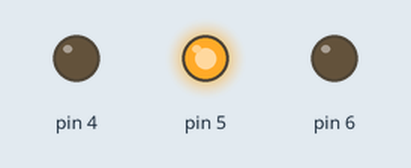
The sketch below on a simulated Arduino Uno, built with avr-gcc and run on an emulated ATmega328P. Shown: output pins drawn as LEDs (lit = HIGH). At 0.0 s the program stops and its outputs stay as they are.

Above: at 0.1 s.
Timing chart, 0 to 1.5 s (numbered marks = the images above):
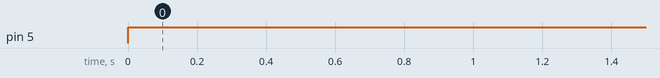

Measured:
- by itself, pin 5: LOW → HIGH at 0.00 s

The sketch:

relay_test.ino
```cpp
void setup() {
  pinMode(4, OUTPUT); digitalWrite(4, LOW);
  pinMode(5, OUTPUT); digitalWrite(5, LOW);
  pinMode(6, OUTPUT); digitalWrite(6, LOW);
  Serial.begin(115200);
}

void loop() {
  digitalWrite(5, HIGH);
  while (true) {
    ;
  }
  /*Serial.println("RELAY #4 ACTIVATED");
  digitalWrite(4, HIGH);
  delay(5000);
  Serial.println("RELAY #3 ACTIVATED");
  digitalWrite(4, LOW); digitalWrite(5, HIGH);
  delay(5000);
  Serial.println("RELAY #2 ACTIVATED");
  digitalWrite(5, LOW); digitalWrite(6, HIGH);
  delay(5000);
  digitalWrite(6, LOW);*/
}
```
